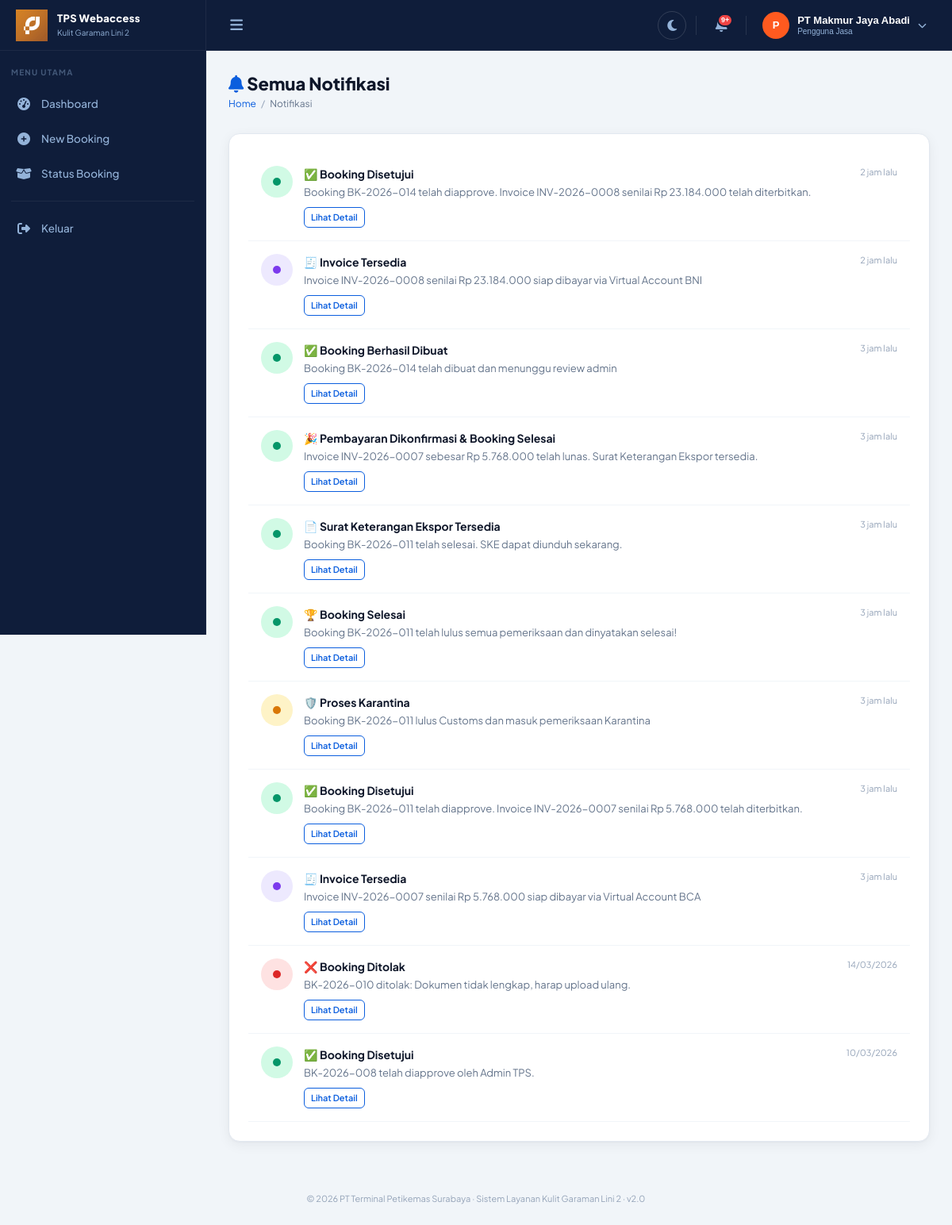
The app's page /pages/notifications.php (signed in) with its own data.
### tables this page shows
CREATE TABLE notifications (id INTEGER PRIMARY KEY AUTOINCREMENT, user_id INTEGER NOT NULL, title TEXT NOT NULL, message TEXT NOT NULL, type TEXT DEFAULT 'info', is_read INTEGER DEFAULT 0, link TEXT, created_at DATETIME DEFAULT CURRENT_TIMESTAMP);

### includes/config.php (called while the page is built, shortened)
<?php
function timeAgo(string $dt): string
{
    $diff = time() - strtotime($dt);
    if ($diff < 86400) return floor($diff / 3600) . ' jam lalu';
    return date('d/m/Y', strtotime($dt));
}

### pages/notifications.php (the view, shortened to what this page needs)
<?php
require_once '../includes/config.php';
$db=getDB();
$db->prepare("UPDATE notifications SET is_read=1 WHERE user_id=?")->execute([uid()]);
$notifs=$db->prepare("SELECT * FROM notifications WHERE user_id=? ORDER BY created_at DESC LIMIT 50");
$notifs->execute([uid()]); $notifs=$notifs->fetchAll();
include '../includes/layout.php';
?>
<div class="page-hero fade-in">
  <div class="page-hero-inner">
    <div>
      <div class="page-title"><i class="fas fa-bell" style="color:var(--primary)"></i> Semua Notifikasi</div>
      <div class="breadcrumb"><a href="dashboard.php">Home</a><span class="breadcrumb-sep">/</span><span class="breadcrumb-current">Notifikasi</span></div>
    </div>
  </div>
</div>
<div class="card fade-in">
  <?php if(empty($notifs)): ?>
  <div style="text-align:center;padding:60px 20px;color:var(--text-muted)">
    <i class="fas fa-bell-slash" style="font-size:48px;display:block;margin-bottom:12px"></i>
    <div style="font-size:16px;font-weight:700">Tidak ada notifikasi</div>
  </div>
  <?php else: ?>
  <?php foreach($notifs as $n):
    $dotColors=['success'=>'#059669','danger'=>'#dc2626','warning'=>'#d97706','info'=>'#0284c7','invoice'=>'#7c3aed'];
    $bgColors=['success'=>'var(--success-bg)','danger'=>'var(--danger-bg)','warning'=>'var(--warning-bg)','info'=>'var(--info-bg)','invoice'=>'var(--purple-bg)'];
    $dc=$dotColors[$n['type']]??'#64748b';
    $bg=$bgColors[$n['type']]??'var(--surface-2)';
  ?>
  <div style="display:flex;gap:14px;align-items:flex-start;padding:16px;border-bottom:1px solid var(--border-light);transition:background 0.15s" onmouseover="this.style.background='var(--surface-2)'" onmouseout="this.style.background=''">
    <div style="width:40px;height:40px;border-radius:50%;background:<?= $bg ?>;display:flex;align-items:center;justify-content:center;flex-shrink:0">
      <div style="width:10px;height:10px;border-radius:50%;background:<?= $dc ?>"></div>
    </div>
    <div style="flex:1">
      <div style="font-size:14px;font-weight:700;color:var(--text-primary)"><?= htmlspecialchars($n['title']) ?></div>
      <div style="font-size:13px;color:var(--text-secondary);margin-top:3px;line-height:1.5"><?= htmlspecialchars($n['message']) ?></div>
      <?php if($n['link']): ?><a href="<?= BASE_URL.htmlspecialchars($n['link']) ?>" class="btn btn-xs btn-outline" style="margin-top:8px">Lihat Detail</a><?php endif; ?>
    </div>
    <div style="font-size:11px;color:var(--text-muted);white-space:nowrap"><?= timeAgo($n['created_at']) ?></div>
  </div>
  <?php endforeach; ?>
  <?php endif; ?>
</div>
<?php include '../includes/layout_footer.php'; ?>

### assets/css/theme.css (style rules this page uses)
:root { --font-main: 'Plus Jakarta Sans', sans-serif; --font-mono: 'JetBrains Mono', monospace; --primary: #0b5ede; --primary-dark: #0843a8; --primary-light: #3b82f6; --primary-glow: rgba(11,94,222,0.15); --accent: #f59e0b; --accent-light: #fef3c7; --sidebar-bg: #0f1d3a; --sidebar-border: rgba(255,255,255,0.06); --sidebar-text: #94b3d9; --sidebar-hover: rgba(59,130,246,0.12); --sidebar-active: rgba(59,130,246,0.18); --sidebar-active-text: #60a5fa; --header-bg: #0f1d3a; --header-border: rgba(255,255,255,0.06); --body-bg: #f1f5f9; --surface: #ffffff; --surface-2: #f8fafc; --surface-3: #f1f5f9; --border: #e2e8f0; --border-light: #f1f5f9; --text-primary: #0f172a; --text-secondary: #64748b; --text-muted: #94a3b8; --text-inverse: #ffffff; --success: #059669; --success-bg: #d1fae5; --success-border: #6ee7b7; --danger: #dc2626; --danger-bg: #fee2e2; --danger-border: #fca5a5; --warning: #d97706; --warning-bg: #fef3c7; --warning-border: #fcd34d; --info: #0284c7; --info-bg: #e0f2fe; --info-border: #7dd3fc; --purple: #7c3aed; --purple-bg: #ede9fe; --shadow-sm: 0 1px 2px rgba(15,23,42,0.04); --shadow: 0 4px 16px rgba(15,23,42,0.06), 0 1px 3px rgba(15,23,42,0.04); --shadow-md: 0 8px 24px rgba(15,23,42,0.08), 0 2px 6px rgba(15,23,42,0.05); --shadow-lg: 0 20px 48px rgba(15,23,42,0.12), 0 4px 12px rgba(15,23,42,0.06); --radius-sm: 6px; --radius: 10px; --radius-md: 14px; --radius-lg: 20px; --sidebar-w: 260px; --header-h: 64px; --transition: all 0.22s cubic-bezier(0.4,0,0.2,1); }
*, *::before, *::after { margin: 0; padding: 0; box-sizing: border-box; }
html { scroll-behavior: smooth; font-size: 14px; }
body { font-family: var(--font-main); background: var(--body-bg); color: var(--text-primary); line-height: 1.5; min-height: 100vh; transition: background 0.3s ease, color 0.3s ease; -webkit-font-smoothing: antialiased; }
.page-hero { margin-bottom: 28px; }
.page-hero-inner { display: flex; align-items: flex-start; justify-content: space-between; flex-wrap: wrap; gap: 16px; }
.page-title { font-size: 22px; font-weight: 800; color: var(--text-primary); line-height: 1.2; }
.breadcrumb { display: flex; align-items: center; gap: 6px; margin-top: 4px; font-size: 12px; }
.breadcrumb a { color: var(--primary); text-decoration: none; }
.breadcrumb-sep { color: var(--text-muted); }
.breadcrumb-current { color: var(--text-secondary); }
.card { background: var(--surface); border: 1px solid var(--border); border-radius: var(--radius-md); box-shadow: var(--shadow); padding: 24px; margin-bottom: 20px; transition: var(--transition); }
.btn { display: inline-flex; align-items: center; gap: 7px; padding: 9px 18px; border-radius: var(--radius-sm); font-size: 13px; font-weight: 600; font-family: var(--font-main); border: 1.5px solid transparent; cursor: pointer; text-decoration: none; transition: var(--transition); white-space: nowrap; }
.btn-outline { background: transparent; color: var(--primary); border-color: var(--primary); }
.btn-xs { padding: 4px 8px; font-size: 11px; }
.fade-in { animation: fadeIn 0.3s ease both; }

### records on screen
notifications: title "✅ Booking Disetujui", message "Booking BK-2026-014 telah diapprove. Invoice INV-2026-0008 senilai Rp 23.184.000 telah diterbitkan.", created_at "2 jam lalu"
notifications: title "🧾 Invoice Tersedia", message "Invoice INV-2026-0008 senilai Rp 23.184.000 siap dibayar via Virtual Account BNI", created_at "2 jam lalu"
notifications: title "✅ Booking Berhasil Dibuat", message "Booking BK-2026-014 telah dibuat dan menunggu review admin", created_at "3 jam lalu"
notifications: title "🎉 Pembayaran Dikonfirmasi & Booking Selesai", message "Invoice INV-2026-0007 sebesar Rp 5.768.000 telah lunas. Surat Keterangan Ekspor tersedia.", created_at "3 jam lalu"
notifications: title "📄 Surat Keterangan Ekspor Tersedia", message "Booking BK-2026-011 telah selesai. SKE dapat diunduh sekarang.", created_at "3 jam lalu"
notifications: title "🏆 Booking Selesai", message "Booking BK-2026-011 telah lulus semua pemeriksaan dan dinyatakan selesai!", created_at "3 jam lalu"
notifications: title "🛡️ Proses Karantina", message "Booking BK-2026-011 lulus Customs dan masuk pemeriksaan Karantina", created_at "3 jam lalu"
notifications: title "✅ Booking Disetujui", message "Booking BK-2026-011 telah diapprove. Invoice INV-2026-0007 senilai Rp 5.768.000 telah diterbitkan.", created_at "3 jam lalu"
notifications: title "🧾 Invoice Tersedia", message "Invoice INV-2026-0007 senilai Rp 5.768.000 siap dibayar via Virtual Account BCA", created_at "3 jam lalu"
notifications: title "❌ Booking Ditolak", message "BK-2026-010 ditolak: Dokumen tidak lengkap, harap upload ulang.", created_at "14/03/2026"
notifications: title "✅ Booking Disetujui", message "BK-2026-008 telah diapprove oleh Admin TPS.", created_at "10/03/2026"

### other values on screen
substr($u['full_name'], 0, 1) "P"
$u['full_name'] "PT Makmur Jaya Abadi"
roleLabel($u['role']) "Pengguna Jasa"
